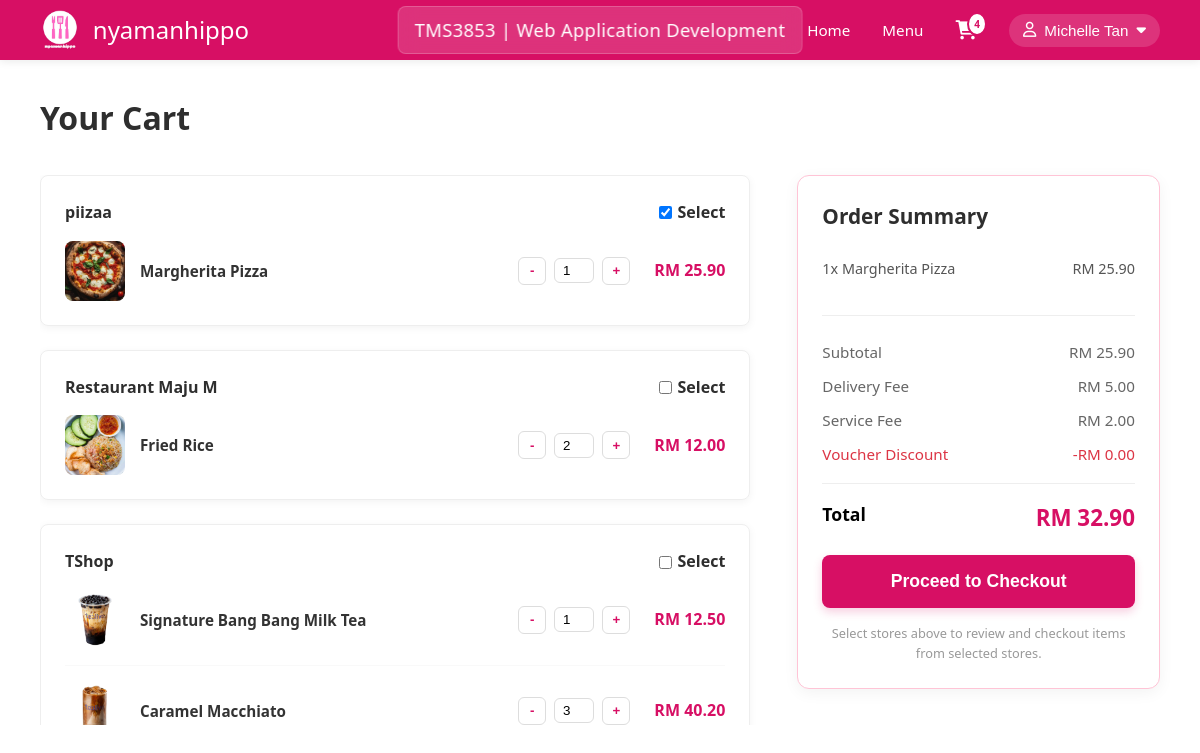
The page /cart.php (signed in) on the database its author committed.
### tables this page shows
CREATE TABLE `cart` (
  `Cart_ID` int(11) NOT NULL,
  `User_ID` int(11) NOT NULL,
  `Item_ID` int(11) NOT NULL,
  `Quantity` int(11) NOT NULL DEFAULT 1,
  `Added_At` timestamp NOT NULL DEFAULT current_timestamp()
);

CREATE TABLE `item` (
  `Item_ID` int(11) NOT NULL,
  `Item_Name` varchar(100) NOT NULL,
  `Category_ID` int(11) NOT NULL,
  `Restaurant_ID` int(11) DEFAULT NULL,
  `Price` decimal(10,2) NOT NULL,
  `Image` varchar(225) DEFAULT NULL,
  `Description` text DEFAULT NULL,
  `Stock` int(11) DEFAULT 0,
  `Is_Available` tinyint(1) DEFAULT 1,
  `Is_Featured` tinyint(1) DEFAULT 0,
  `Created_At` timestamp NOT NULL DEFAULT current_timestamp(),
  `Updated_At` timestamp NOT NULL DEFAULT current_timestamp() ON UPDATE current_timestamp()
);

CREATE TABLE `restaurants` (
  `id` int(11) NOT NULL,
  `name` varchar(100) NOT NULL,
  `category_id` int(11) DEFAULT NULL,
  `link` varchar(255) DEFAULT NULL,
  `logo` varchar(225) DEFAULT NULL
);

### cart.php (the view, shortened to what this page needs)
<?php
$userName = isset($_SESSION['name']) ? htmlspecialchars($_SESSION['name']) : 'User';
$host = 'localhost';
$dbname = 'foodpanda_db';
$username = 'root';
$password = '';
$pdo = null;
$db_error = false;
$cartItems = [];
$cartCount = 0;
try {
    $pdo = new PDO("mysql:host=$host;dbname=$dbname", $username, $password);
    $pdo->setAttribute(PDO::ATTR_ERRMODE, PDO::ERRMODE_EXCEPTION);
} catch(PDOException $e) {
    error_log("Connection failed: " . $e->getMessage());
    $db_error = true;
}
if ($pdo && !$db_error) {
    try {
        $userId = $_SESSION['user_id'];
        $cartQuery = "SELECT c.Cart_ID, c.Item_ID, c.Quantity,
                             i.Item_ID, i.Item_Name, i.Price, i.Image AS Image_Path,
                             r.name AS Restaurant_Name
                      FROM cart c
                      JOIN item i ON c.Item_ID = i.Item_ID
                      LEFT JOIN restaurants r ON i.Restaurant_ID = r.id
                      WHERE c.User_ID = ?
                      ORDER BY r.name";
        $cartStmt = $pdo->prepare($cartQuery);
        $cartStmt->execute([$userId]);
        $cartItems = $cartStmt->fetchAll(PDO::FETCH_ASSOC);
        $cartCount = count($cartItems);
    } catch(PDOException $e) {
        error_log("Cart query failed: " . $e->getMessage());
        $db_error = true;
    }
}
?>
<!DOCTYPE html>
<html lang="en">
<head>
    <link rel="stylesheet" href="https://cdnjs.cloudflare.com/ajax/libs/font-awesome/6.0.0/css/all.min.css">
    <link rel="stylesheet" href="style.css">
    <link rel="stylesheet" href="navbar.css">
</head>
<body>
    <nav class="navbar" style="background: var(--primary-color); box-shadow: 0 2px 8px rgba(0,0,0,0.08); position: sticky; top: 0; z-index: 1000;">
        <div class="nav-wrapper" style="max-width: 1200px; margin: 0 auto; display: flex; justify-content: space-between; align-items: center; padding: 0 40px; height: 60px;">
            <div class="logo" style="display: flex; align-items: center; gap: 0.8rem;">
                <img src="foodpanda-logo.jpg" alt="FoodPanda Logo" class="logo-img" style="height: 40px; width: auto;" onerror="this.style.display='none';">
                <h1 style="color: white; font-size: 1.5rem; font-weight: 400; margin: 0;">nyamanhippo</h1>
            </div>
            <div class="nav-links" style="display: flex; gap: 2rem; align-items: center;">
                <a href="userIndex.php" style="text-decoration: none; color: white; font-weight: 500; font-size: 0.95rem; transition: opacity 0.3s;">Home</a>
                <a href="userBrowsing.php" style="text-decoration: none; color: white; font-weight: 500; font-size: 0.95rem; transition: opacity 0.3s;">Menu</a>
                <a href="cart.php" class="cart-icon" style="position: relative; display: flex; align-items: center; gap: 5px; text-decoration: none; color: white; font-weight: 500; font-size: 0.95rem;">
                    <i class="fa fa-shopping-cart" style="font-size: 1.2rem;"></i>
                    <span class="cart-count" id="cart-count" style="position: absolute; top: -8px; right: -10px; background: white; color: #d70f64; border: 2px solid #d70f64; font-size: 10px; font-weight: 700; padding: 2px 5px; border-radius: 50%; min-width: 18px; text-align: center;"><?php echo $cartCount; ?></span>
                </a>
                <div class="user-dropdown" style="position: relative;">
                    <button class="user-profile-btn" id="userDropdownBtn" style="background: rgba(255, 255, 255, 0.15); border: none; color: white; display: flex; align-items: center; gap: 8px; cursor: pointer; font-weight: 500; padding: 8px 14px; border-radius: 20px; transition: all 0.3s; font-size: 0.95rem;">
                        <i class="fa-regular fa-user"></i>
                        <span id="navUserName"><?php echo $userName; ?></span>
                        <i class="fa fa-caret-down"></i>
                    </button>
                </div>
            </div>
        </div>
    </nav>
    <div class="page-container">
        <div class="page-heading">
            <h1>Your Cart</h1>
        </div>
        <div class="cart-grid">
            <div class="cart-items-column">
                <?php
                if (empty($cartItems) && !$db_error) {
                    echo '<div style="padding: 2rem; text-align: center; color: #999;">';
                    echo '<p style="font-size: 1.1rem; margin-bottom: 1rem;">Your cart is empty</p>';
                    echo '<a href="userBrowsing.php" style="color: var(--primary-color); text-decoration: none; font-weight: 600;">Continue Shopping →</a>';
                    echo '</div>';
                } else if (!$db_error) {
                    $groupedByRestaurant = [];
                    foreach ($cartItems as $item) {
                        $restaurantName = $item['Restaurant_Name'] ?? 'Unknown Restaurant';
                        if (!isset($groupedByRestaurant[$restaurantName])) {
                            $groupedByRestaurant[$restaurantName] = [];
                        }
                        $groupedByRestaurant[$restaurantName][] = $item;
                    }
                    $restaurantIndex = 0;
                    foreach ($groupedByRestaurant as $restaurantName => $items) {
                        $restaurantId = strtolower(str_replace(' ', '-', $restaurantName));
                        $isFirst = ($restaurantIndex === 0) ? 'checked' : '';
                        $restaurantIndex++;
                        ?>
                        <div class="cart-card" data-store="<?php echo $restaurantId; ?>">
                            <div class="store-header">
                                <span><?php echo htmlspecialchars($restaurantName); ?></span>
                                <label class="store-select">
                                    <input type="checkbox" name="activeStore[]" class="store-checkbox" value="<?php echo $restaurantId; ?>" <?php echo $isFirst ? 'checked' : ''; ?>>
                                    Select
                                </label>
                            </div>
                            <?php foreach ($items as $item) { ?>
                                <div class="item-row" data-item-id="<?php echo $item['Item_ID']; ?>" data-name="<?php echo htmlspecialchars($item['Item_Name']); ?>" data-price="<?php echo $item['Price']; ?>" data-cart-id="<?php echo $item['Cart_ID']; ?>">
                                    <img src="<?php echo htmlspecialchars($item['Image_Path'] ?? 'placeholder.jpg'); ?>" class="item-thumb" onerror="this.src='https://via.placeholder.com/60'">
                                    <div class="item-details">
                                        <strong><?php echo htmlspecialchars($item['Item_Name']); ?></strong>
                                    </div>
                                    <div class="qty-controls">
                                        <button class="qty-btn" data-action="dec">-</button>
                                        <input class="qty-input" type="number" value="<?php echo $item['Quantity']; ?>" min="1">
                                        <button class="qty-btn" data-action="inc">+</button>
                                    </div>
                                    <span class="line-price">RM <?php echo number_format($item['Price'] * $item['Quantity'], 2); ?></span>
                                </div>
                            <?php } ?>
                        </div>
                        <?php
                    }
                }
                ?>
            </div>
            <div class="right-column">
                <div class="summary-card">
                    <h3 class="summary-header">Order Summary</h3>
                    <div class="summary-items" data-items>
                    </div>
                    <div class="cost-row">
                        <span>Subtotal</span>
                        <span data-subtotal>RM 0.00</span>
                    </div>
                    <div class="cost-row">
                        <span>Delivery Fee</span>
                        <span data-delivery>RM 0.00</span>
                    </div>
                    <div class="cost-row">
                        <span>Service Fee</span>
                        <span data-service>RM 0.00</span>
                    </div>
                    <div class="cost-row discount">
                        <span>Voucher Discount</span>
                        <span data-discount>-RM 0.00</span>
                    </div>
                    <div class="total-row">
                        <span style="color:black; font-size:1.1rem;">Total</span>
                        <span data-total>RM 0.00</span>
                    </div>
                    <button id="btnCheckout" class="btn-place-order">Proceed to Checkout</button>
                    <p style="font-size: 0.8rem; color: #999; text-align: center; margin-top: 15px;">
                        Select stores above to review and checkout items from selected stores.
                    </p>
                </div>
            </div>
        </div>
    </div>
</body>
</html>

### style.css (style rules this page uses)
* { margin: 0; padding: 0; box-sizing: border-box; }
:root { --primary-color: #d70f64; --secondary-color: #ff2b85; --dark-color: #2e2e2e; --light-color: #f8f9fa; }
body { font-family: 'Segoe UI', Tahoma, Geneva, Verdana, sans-serif; line-height: 1.6; color: #333; background-color: #fff; }
.navbar { background: var(--primary-color); box-shadow: 0 2px 8px rgba(0,0,0,0.08); position: sticky; top: 0; z-index: 1000; }
.nav-wrapper { max-width: 1200px; margin: 0 auto; display: flex; justify-content: space-between; align-items: center; padding: 0 40px; height: 60px; }
.logo { display: flex; align-items: center; gap: 0.8rem; }
.logo-img { height: 40px; width: auto; }
.logo h1 { color: white; font-size: 1.5rem; font-weight: 400; margin: 0; }
.nav-links { display: flex; gap: 2rem; align-items: center; }
.nav-links a { text-decoration: none; color: white; font-weight: 500; font-size: 0.95rem; transition: opacity 0.3s; }

### navbar.css (style rules this page uses)
:root { --primary-color: #d70f64; --secondary-color: #ff2b85; --dark-color: #2e2e2e; --light-color: #f8f9fa; }
* { margin: 0; padding: 0; box-sizing: border-box; }
body { font-family: 'Segoe UI', Tahoma, Geneva, Verdana, sans-serif; }
.navbar { background: var(--primary-color); box-shadow: 0 2px 8px rgba(0,0,0,0.08); position: sticky; top: 0; z-index: 1000; }
.nav-wrapper { max-width: 1200px; margin: 0 auto; display: flex; justify-content: space-between; align-items: center; padding: 0 40px; height: 60px; position: relative; }
.logo { display: flex; align-items: center; gap: 0.8rem; }
.logo-img { height: 40px; width: auto; object-fit: contain; }
.logo h1 { color: white; font-size: 1.5rem; font-weight: 400; margin: 0; }
.nav-wrapper::after { content: "TMS3853 | Web Application Development"; position: absolute; left: 50%; transform: translateX(-50%); padding: 0.5rem 1rem; font-size: 1.15rem; font-weight: 500; color: white; background: rgba(255, 255, 255, 0.15); border-radius: 8px; backdrop-filter: blur(10px); border: 1px solid rgba(255, 255, 255, 0.2); letter-spacing: 0.3px; white-space: nowrap; }
.nav-links { display: flex; gap: 2rem; align-items: center; }
.nav-links a { text-decoration: none; color: white; font-weight: 500; font-size: 0.95rem; transition: opacity 0.3s; border: none; background: none; padding: 0; border-radius: 0; }

### rows shown on the page
cart: Item_ID.Image (picture), Item_ID.Item_Name "Margherita Pizza", Quantity "1"
cart: Item_ID.Image (picture), Item_ID.Item_Name "Fried Rice", Quantity "2"
cart: restaurants.name "TShop", Item_ID.Image (picture), Item_ID.Item_Name "Caramel Macchiato", Quantity "3"
cart: Item_ID.Image (picture), Item_ID.Item_Name "Signature Bang Bang Milk Tea", Quantity "1"

### other values the page prints
$cartCount "4"
$userName "Michelle Tan"
$restaurantName "piizaa"
$restaurantName "Restaurant Maju M"
